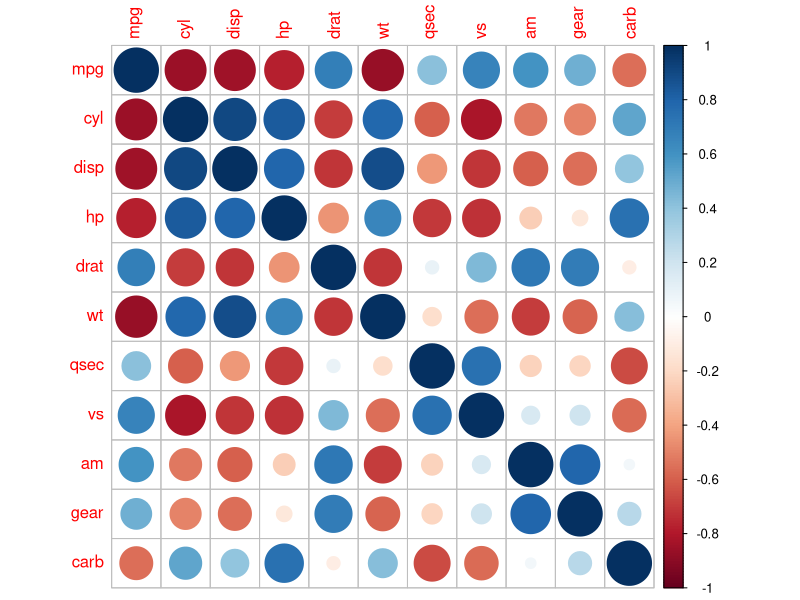
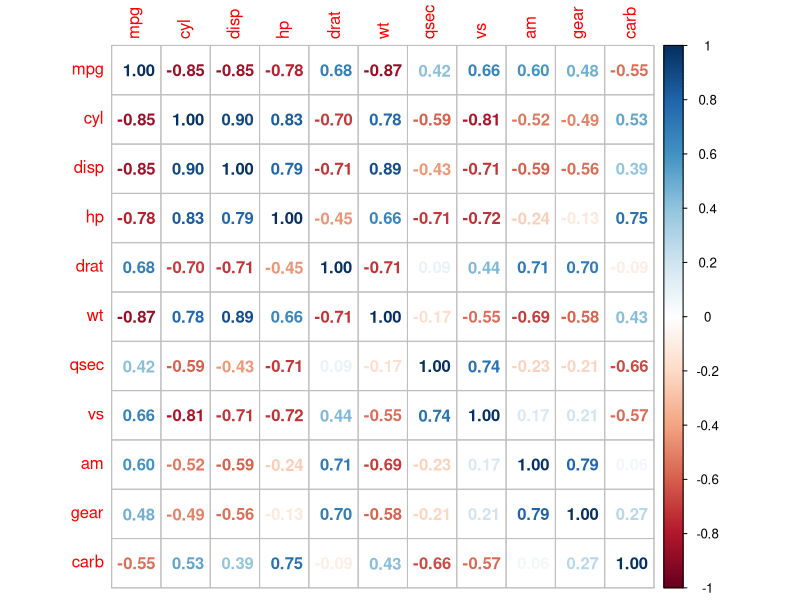
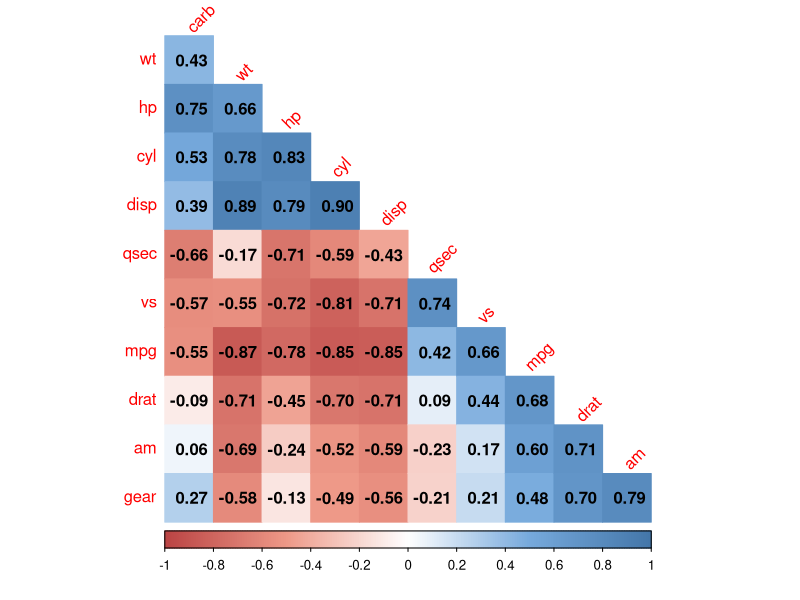

Here is the R script that generated these plots, in order:
head(mtcars)

car_cor <- cor(mtcars) #상관행렬 생성
round(car_cor, 2) #소수점 셋째 자리에서 반올림해 출력

install.packages("corrplot")
library(corrplot)

corrplot(car_cor)

corrplot(car_cor, method = "number")

col <- colorRampPalette(c("#BB4444", "#EE9988", "#FFFFFF", "#77AADD", "#4477AA"))

corrplot(car_cor,
         method = "color",
         col = col(200), 
         type = "lower",
         order = "hclust",
         addCoef.col = "black",
         tl.srt = 45, 
         diag = F)
